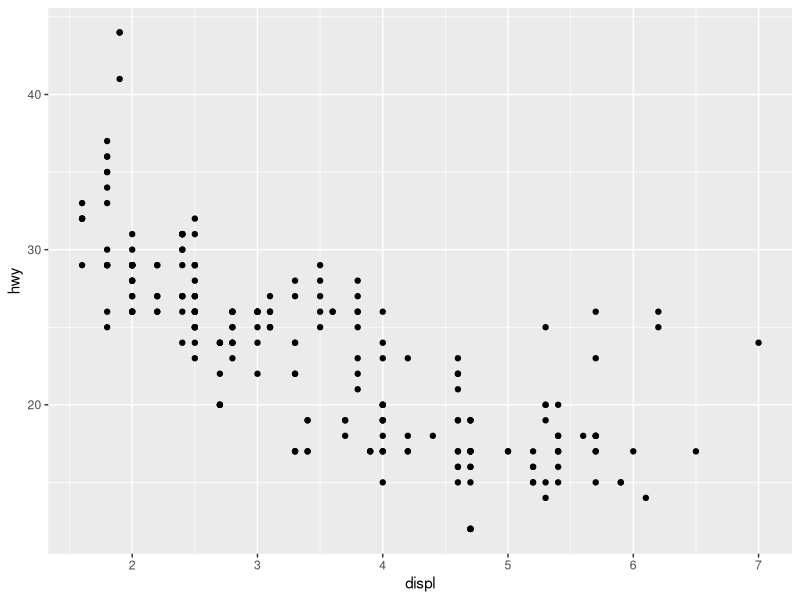
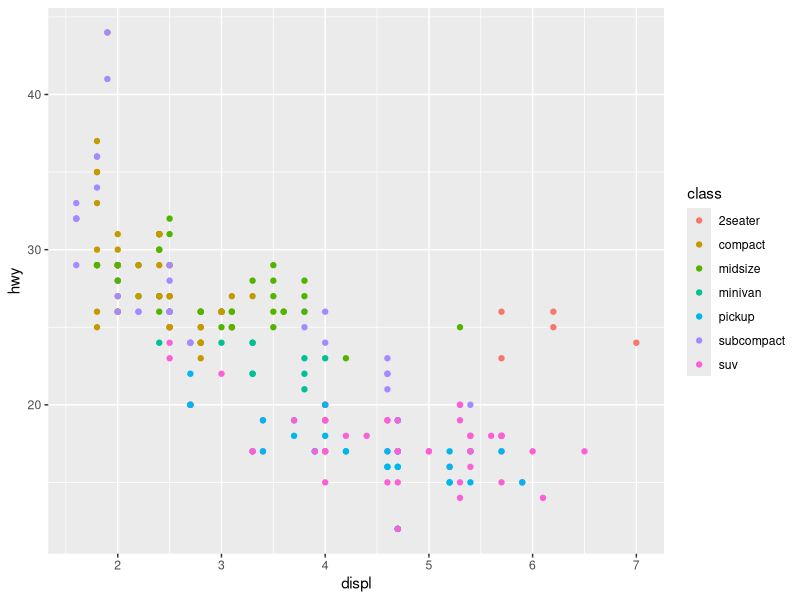
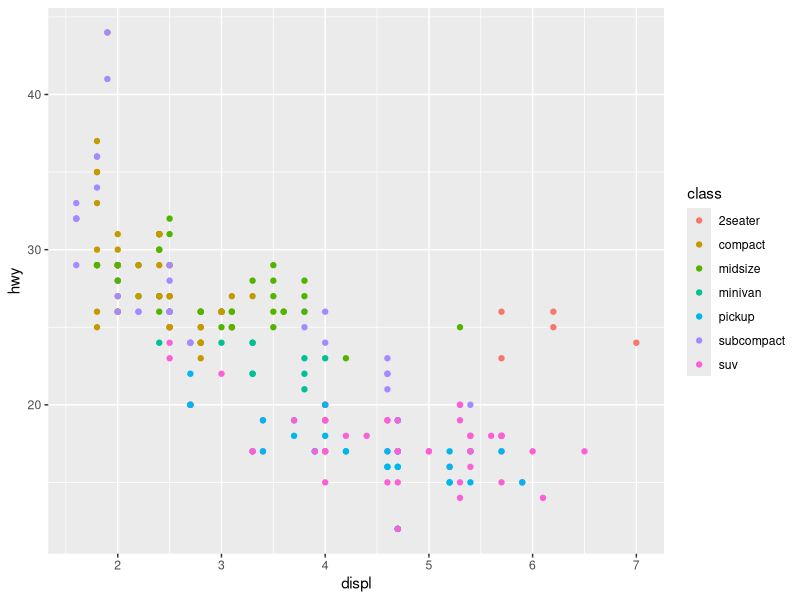
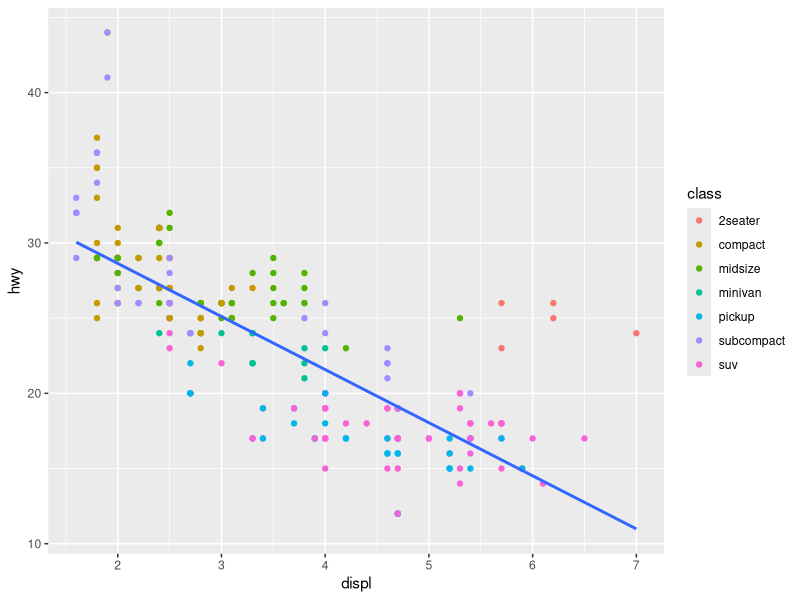
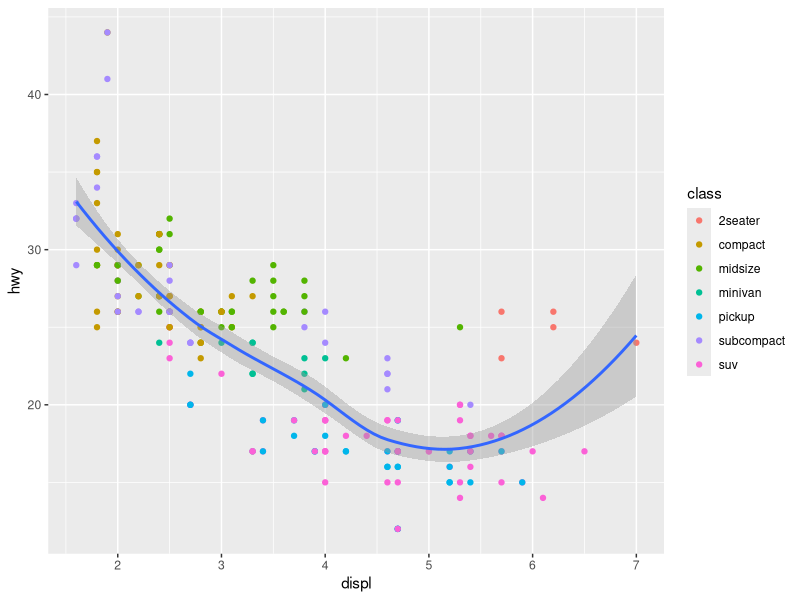
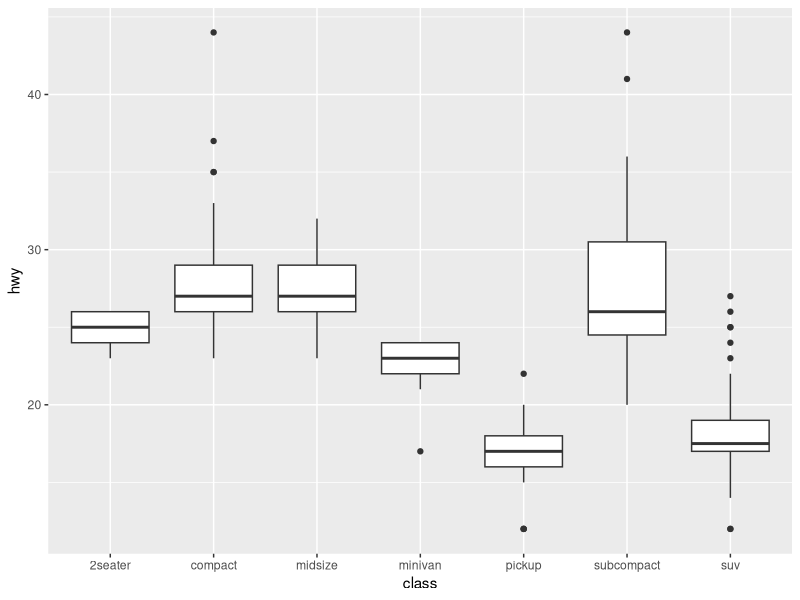
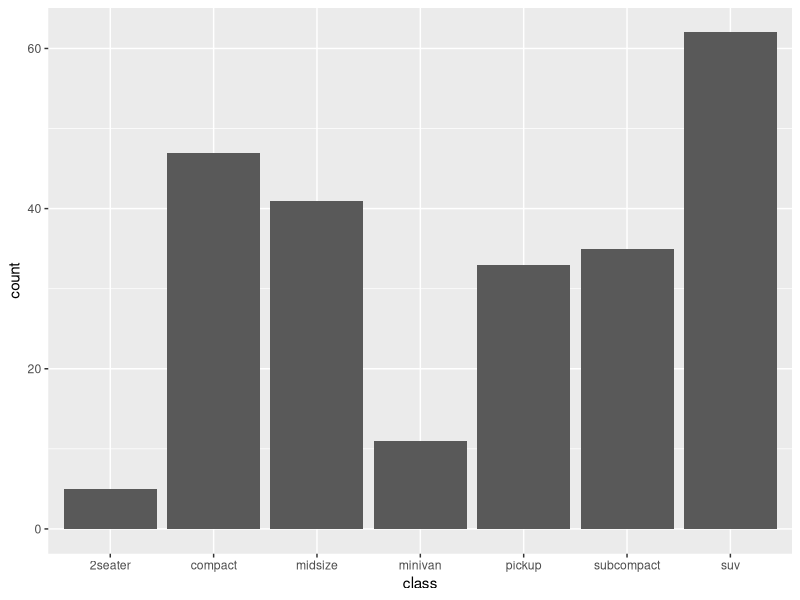
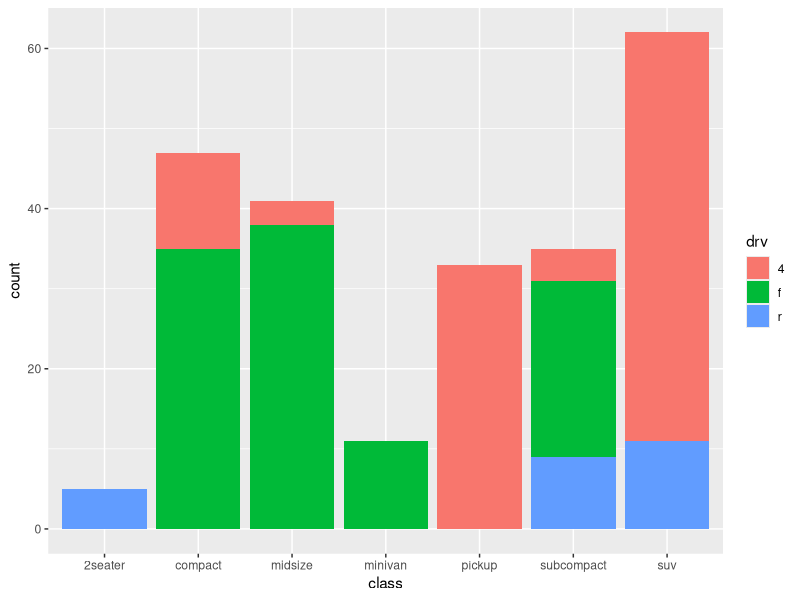

Write R code to recreate these figures, in order.
library(tidyverse)

library(ggthemes)


?mpg
ggplot(mpg)+
  aes(x=displ,y=hwy)+geom_point()

ggplot(data=mpg)+
  aes(x=displ,y=hwy,
      color=class )+
  geom_point()


ggplot(data=mpg)+aes(x=displ,y=hwy)+
  geom_point(aes(color=class))


ggplot(mpg)+aes(x=displ,y=hwy)+
  geom_point(aes(color=class))+
  geom_smooth(method=lm,se=FALSE)

ggplot(mpg)+aes(x=displ,y=hwy)+
  geom_point(aes(color=class))+
  geom_smooth()


ggplot(data=mpg)+
  aes(x=class,y=hwy)+
  geom_boxplot()

ggplot(data=mpg)+
  aes(x=class)+
  geom_bar()

ggplot(data=mpg)+
  aes(x=class,fill=drv)+
  geom_bar()
View(mpg)

ggplot(data=mpg)+
  aes(x=class,fill=drv)+
  geom_bar(positin="dodge")

p <- ggplot(data=mpg)+
  aes(x=displ,
      y=hwy)+
  geom_point(aes(color=class))+
  geom_smooth()
p ## to show plot |> 

p+facet_wrap(~year)

p+facet_grid(cyl~year)


 
#OR

(p <- p+facet_wrap(~year)+
    labs(x="Engine Displacement (Liters)",
  y="Highway MPG",
  title="Care mileage and displacement",
  subtitle="More displacement lowers highway mpg",
  caption="Source: EPA",
  color="Vehicle Class")
)

p+ facet_wrap(~year)+
  labs(x="Engine Displacement",
       y="Highway MPG",
       title="Care mileage and displacement",
       subtitle="More displacement lowers highway mpg",
       caption="Source: EPA",
       color="Vehicle Class")

p+scale_x_continuous(breaks=seq(0,10,2),
                     limits=c(0,7.5),
                     expand=c(0,0))

p+scale_x_continuous(breaks=seq(0,10,2),
                     limits=c(0,7.5),
                     expand=c(0,0))+
  scale_color_viridis_d()


ggplot(data=mpg)+
  aes(x=displ,
      y=hwy)+
  geom_point(aes(color=class))+
  geom_smooth()+
  facet_wrap(~year)+
  labs(x="Engine Displacement (Liters)",
       y="Highway MPG",
       title="Care Mileage and Displacement",
       subtitle = "More Displacement Lowers Highway MPG",
       caption="Source: EPA",
       color="Vehicle Class")+
  scale_color_viridis_d()+
  theme_minimal()+
  theme(text = element_text(family = "Fira Sans"),
        legend.position = "bottom")

library(ggthemes)
ggplot(data=mpg)+
  aes(x=displ,
      y=hwy)+
  geom_point(aes(color=class))+
  facet_wrap(~year)+
  labs(x="Engine Displament (Liters)",
y="Highway mpg",
title="Care mileage and displament",
subtitle="More displament lowers highway mpg",
caption="Source:EPA",
color="Vehicle Class")+
  scale_color_viridis_d()+
  theme_fivethirtyeight()+
  theme( text=element_text(family = "Fira Sans"),
         legend.position = "bottom")



